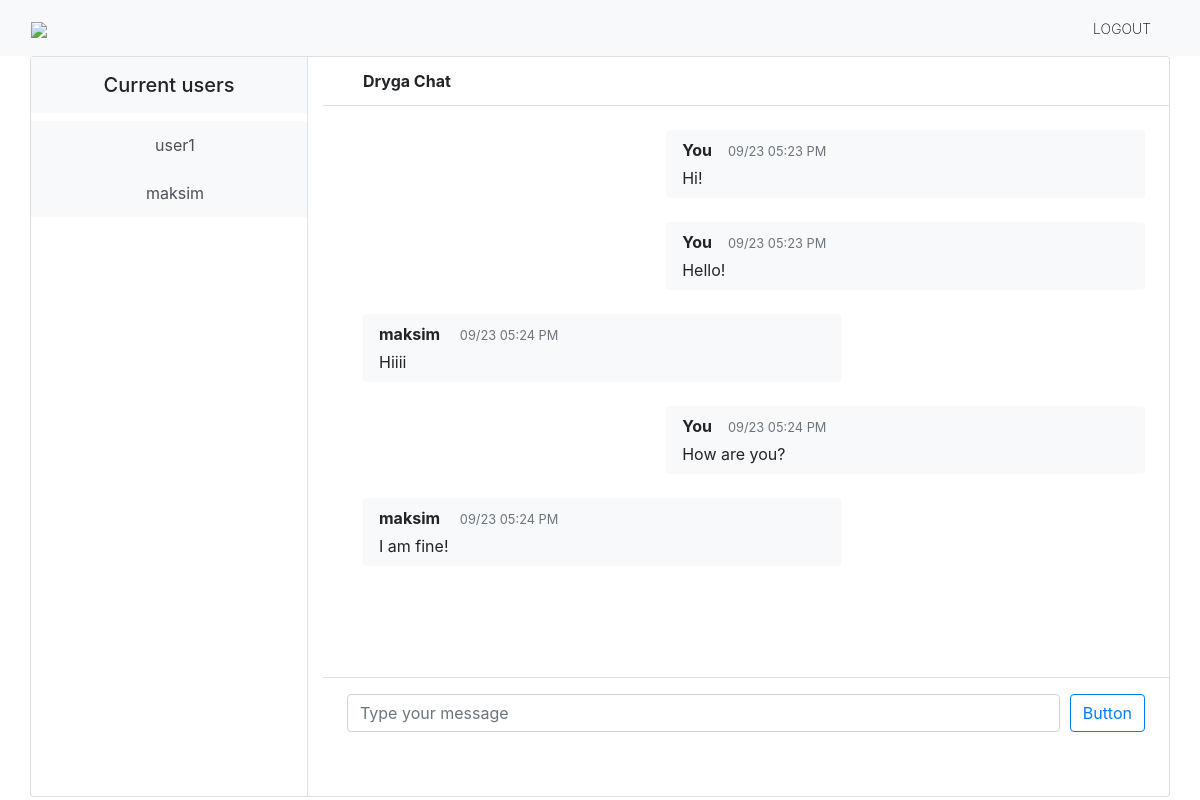
/ (signed in), run on the app's committed database.
### chat/models.py (models this page shows, shortened)
class CustomUser(AbstractUser):
    last_message_id = models.IntegerField(default=0)
    def __str__(self):
        return self.username

class Message(models.Model):
    user = models.ForeignKey(to=CustomUser, on_delete=models.CASCADE)
    text = models.TextField(null=True)
    time_created = models.DateTimeField(auto_now_add=True)

### chat/views.py (the view, shortened to what this page needs)
# urls.py: path('', PrintChatView.as_view(), name='chat'),
class PrintChatView(LoginRequiredMixin, CreateView):
    template_name = 'chat/chat.html'
    form_class = CreateMessage
    success_url = reverse_lazy('chat')
    def get_context_data(self, **kwargs):
        context = super().get_context_data(**kwargs)
        context['users'] = CustomUser.objects.all()
        first_message_id = get_first_message_id(self.request.user)
        context['messages'] = Message.objects.filter(id__gte=first_message_id)
        return context
    def get(self, *args, **kwargs):
        return super().get(self.request, *args, **kwargs)

### chat/forms.py
class CreateMessage(forms.ModelForm):
    text = forms.CharField(
        widget=forms.TextInput(attrs={'class': 'form-control', 'type': 'text', 'placeholder': 'Type your message', 'aria-describedby': "button-addon2"}),
        required=True)
    class Meta:
        model = Message
        fields = ['text']

### chat/views.py (called while the page is built, shortened)
def get_first_message_id(user: CustomUser) -> int:
    first_message_id = user.last_message_id
    return first_message_id

### templates/chat/chat.html (shortened to what this page needs)
{% load static %}
<!DOCTYPE html>
<html lang="en">
<head>
    <link rel="stylesheet" href="https://stackpath.bootstrapcdn.com/bootstrap/4.5.2/css/bootstrap.min.css"
>
    <link rel="stylesheet" href="{% static 'css/style.css' %}">
</head>
<body>
<nav class="navbar navbar-expand-lg bg-light">
    <div class="container-fluid">
        <a class="navbar-brand" href="{% url 'chat' %}">
            <img src="https://img.icons8.com/nolan/48/warning-shield.png" width="30" class="logo"/>
        </a>
        <div class="collapse navbar-collapse" id="navbarNavAltMarkup">
            <div class="navbar-nav ml-auto">
                {% if user.is_authenticated %}
                    <a class="nav-link" href="{% url 'logout' %}">Logout</a>
                {% else %}
                    <a class="nav-link active" aria-current="page" href="{% url 'login' %}">Login</a>
                    <a class="nav-link" href="{% url 'sign-up' %}">Sign Up</a>
                {% endif %}
            </div>
        </div>
    </div>
</nav>
<main class="content">
    <div class="container p-0">
        <div class="card">
            <div class="row g-0">
                <div class="col-12 col-lg-5 col-xl-3 border-right pr-0">
                    <h5 class="text-center bg-light fs-4 py-3 px-0">
                        Current users
                    </h5>
                    {% for user in users %}
                        <a href="#" class="list-group-item list-group-item-action bg-light border-0">
                            <div class="d-flex align-items-start">
                                <div class="flex-grow-1 ml-3 text-center pr-1">
                                    {{ user.username }}
                                </div>
                            </div>
                        </a>
                    {% endfor %}
                </div>
                <div class="col-12 col-lg-7 col-xl-9">
                    <div class="py-2 px-4 border-bottom d-none d-lg-block" id="chatheader">
                        <div class="d-flex align-items-center py-1">
                            <div class="flex-grow-1 pl-3">
                                <strong>Dryga Chat</strong>
                            </div>
                        </div>
                    </div>
                    <div class="position-relative">
                        <div class="chat-messages p-4" id="mychat">
                            {% for message in messages %}
                                {% if request.user == message.user %}
                                    <div class="chat-message-right mb-4">
                                        <div class="flex-shrink-1 bg-light rounded py-2 px-3 ml-3 w-60 d-inline-block">
                                            <div class="font-weight-bold mb-1"><span class="pr-3">You</span></span><span
                                                    class="text-muted small text-nowrap mt-2">{{ message.time_created|date:"m/d h:i A" }}</span>
                                            </div>
                                            {{ message.text }}
                                        </div>
                                    </div>
                                {% else %}
                                    <div class="chat-message-left pb-4">
                                        <div class="flex-shrink-1 bg-light rounded py-2 px-3 ml-3 d-inline-block w-60">
                                            <div class="font-weight-bold mb-1"><span
                                                    class="pr-3">{{ message.user }} </span><span
                                                    class="text-muted small text-nowrap mt-2">{{ message.time_created|date:"m/d h:i A" }}</span>
                                            </div>
                                            {{ message.text }}
                                        </div>
                                    </div>
                                {% endif %}
                            {% endfor %}
                        </div>
                    </div>
                    <div class="flex-grow-0 py-3 px-4 border-top" id="keyboard">
                        <form action="{% url 'chat' %}" method="post" class="mb-5">
                            <div class="form-row">
                                <div class="col">
                                    {{ form.text }}
                                </div>
                                <div class="col-auto">
                                    <button class="btn btn-outline-primary" type="submit" id="button-addon2">Button
                                    </button>
                                </div>
                            </div>
                        </form>
                    </div>
                </div>
            </div>
        </div>
    </div>
</main>
</body>
</html>

### static/css/style.css (style rules this page uses)
.chat-messages { overflow-y: scroll }
.chat-message-left, .chat-message-right { display: flex; flex-shrink: 0; flex-grow: 1; }
.chat-message-left { margin-right: auto; }
.chat-message-right { flex-direction: row-reverse; margin-left: auto; }
.w-60 { width: 60%; }
.py-3 { padding-top: 1rem !important; padding-bottom: 1rem !important; }
.px-4 { padding-right: 1.5rem !important; padding-left: 1.5rem !important; }
.flex-grow-0 { flex-grow: 0 !important; }
.border-top { border-top: 1px solid #dee2e6 !important; }
.nav-link { display: block; padding: .5rem 1rem; text-decoration: none; transition: color .15s ease-in-out, background-color .15s ease-in-out, border-color .15s ease-in-out; color: #000000; margin-right: 10px; text-transform: uppercase; font-weight: 200 !important; font-size: 14px; }

### data on the page
CustomUser: username "user1"
CustomUser: username "maksim"
Message: time_created "09/23 05:23 PM", text "Hi!"
Message: time_created "09/23 05:23 PM", text "Hello!"
Message: user "maksim", time_created "09/23 05:24 PM", text "Hiiii"
Message: time_created "09/23 05:24 PM", text "How are you?"
Message: user "maksim", time_created "09/23 05:24 PM", text "I am fine!"
